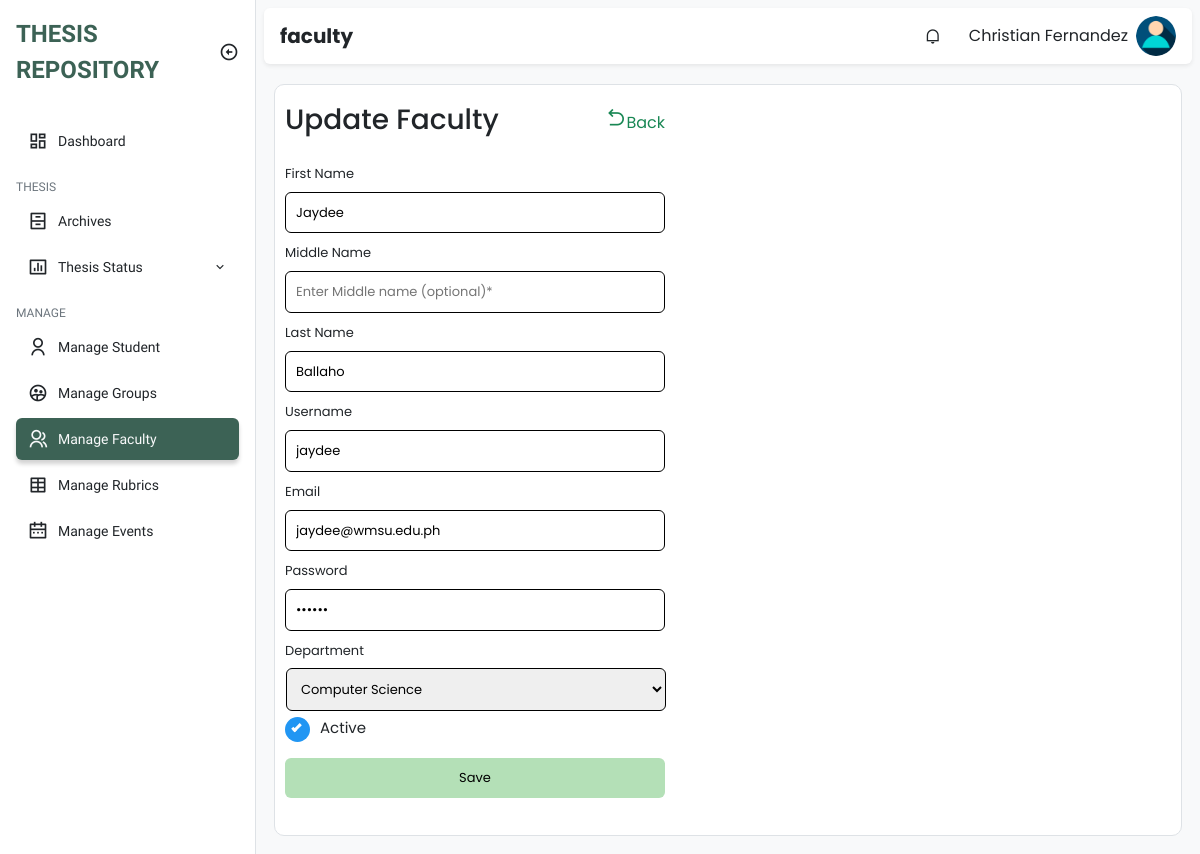
The app's page /admin/edit_faculty.php?id=25 (signed in) with its own data.
### tables this page shows
CREATE TABLE `faculty` (
  `id` int(11) NOT NULL,
  `firstname` varchar(255) NOT NULL,
  `middle_name` varchar(100) NOT NULL,
  `lastname` varchar(255) NOT NULL,
  `email` varchar(100) NOT NULL,
  `username` varchar(255) NOT NULL,
  `password` varchar(100) NOT NULL,
  `department` varchar(100) NOT NULL,
  `type` varchar(100) NOT NULL,
  `created_at` timestamp NOT NULL DEFAULT current_timestamp(),
  `updated_at` timestamp NOT NULL DEFAULT current_timestamp() ON UPDATE current_timestamp()
);

### class/faculty.class.php (called while the page is built, shortened)
<?php
class Faculty{
    protected $db;
    function __construct()
    {
        $this->db = new Database();
    }
    function fetch($record_id){
        $sql = "SELECT * FROM faculty WHERE id = :id;";
        $query=$this->db->connect()->prepare($sql);
        $query->bindParam(':id', $record_id);
        if($query->execute()){
            $data = $query->fetch();
        }
        return $data;
    }
}
?>

### class/database.sample.php (called while the page is built)
<?php
class Database{
    private $host = 'localhost';
    private $username = 'root';
    private $password = '';
    private $database = 'tams';
    protected $connection;
    function connect(){
        try
			{
				$this->connection = new PDO("mysql:host=$this->host;dbname=$this->database",
											$this->username, $this->password);
			}
			catch (PDOException $e)
			{
				echo "Connection error " . $e->getMessage();
			}
        return $this->connection;
    }
}
?>

### admin/edit_faculty.php (the view, shortened to what this page needs)
    <?php
require_once '../class/faculty.class.php';
$faculty = new Faculty();
if(isset($_POST['save'])){
    $faculty->id = $_POST['faculty-id'];
    $faculty->firstname = htmlentities($_POST['firstname']);
    $faculty->middle_name = htmlentities($_POST['middle_name']);
    $faculty->lastname = htmlentities($_POST['lastname']);
    $faculty->username = htmlentities($_POST['username']);
    $faculty->email = htmlentities($_POST['email']);
    $faculty->password = htmlentities($_POST['password']);
    $faculty->department = htmlentities($_POST['department']);
    $faculty->type = $_POST['type'];
    if(isset($_POST)){
        if($faculty->edit_faculty()){
            header('location: manage_faculty.php');
        }
    }
}else{
    if ($faculty->fetch($_GET['id'])){
        $data = $faculty->fetch($_GET['id']);
    }
}
?>
<!DOCTYPE html>
<html lang="en">
<head>
<link
  href="https://cdn.jsdelivr.net/npm/remixicon@2.5.0/fonts/remixicon.css"
  rel="stylesheet"
/>
<link rel="stylesheet" href="../assets/css/bootstrap.min.css" />
<link rel="stylesheet" href="../assets/css/style.css" />
</head>
<body>
<div class="sidebar position-fixed top-0 bottom-0 bg-white border-end">
  <div class="d-flex align-items-center p-3">
    <a
      href="#"
      class="sidebar-logo text-uppercase fw-bold text-decoration-none text-indigo fs-4"
      >Thesis Repository</a
    >
    <i
      class="sidebar-toggle ri-arrow-left-circle-line ms-auto fs-5 d-none d-md-block"
    ></i>
  </div>
  <ul class="sidebar-menu p-3 m-0 mb-0">
    <li class="sidebar-menu-item ">
      <a href="dashboard.php">
        <i class="ri-dashboard-line sidebar-menu-item-icon"></i>
        Dashboard
      </a>
    </li>
    <li class="sidebar-menu-divider mt-3 mb-1 text-uppercase">Thesis</li>
    <li class="sidebar-menu-item">
      <a href="archives.php">
        <i class="ri-archive-drawer-line sidebar-menu-item-icon"></i>
        Archives
      </a>
    </li>
    <li class="sidebar-menu-item has-dropdown">
      <a href="thesis_status.php">
          <i class="ri-bar-chart-box-line sidebar-menu-item-icon"></i>
          Thesis Status
          <i class="ri-arrow-down-s-line sidebar-menu-item-accordion ms-auto"></i>
      </a>
  </li>
    <li class="sidebar-menu-divider mt-3 mb-1 text-uppercase">Manage</li>
    <li class="sidebar-menu-item">
          <a href="manage_students.php">
            <i class="ri-user-line sidebar-menu-item-icon"></i>
            Manage Student
          </a>
        </li>
        <li class="sidebar-menu-item">
          <a href="manage_groups.php">
            <i class="ri-group-2-line sidebar-menu-item-icon"></i>
            Manage Groups
          </a>
        </li>
        <li class="sidebar-menu-item active">
          <a href="manage_faculty.php">
            <i class="ri-group-line sidebar-menu-item-icon"></i>
            Manage Faculty
          </a>
        </li>
        <li class="sidebar-menu-item">
          <a href="manage_rubrics.php">
            <i class="ri-table-2 sidebar-menu-item-icon"></i>
            Manage Rubrics
          </a>
        </li>
        <li class="sidebar-menu-item">
          <a href="manage_schedules.php">
            <i class="ri-calendar-2-line sidebar-menu-item-icon"></i>
            Manage Events
          </a>
        </li>
  </ul>
</div>
<main class="bg-light">
  <div class="p-2">
    <nav class="px-3 py-2 bg-white rounded shadow-sm">
      <h5 class="fw-bold mb-0 me-auto">faculty</h5>
      <div class="dropdown me-3 d-none d-sm-block">
        <div
          class="cursor-pointer dropdown-toggle navbar-link"
          data-bs-toggle="dropdown"
          aria-expanded="false"
        >
          <i class="ri-notification-line"></i>
        </div>
      </div>
      <div class="dropdown">
        <div
          class="d-flex align-items-center cursor-pointer dropdown-toggle"
          data-bs-toggle="dropdown"
          aria-expanded="false"
        >
          <span class="me-2 d-none d-sm-block"><?php echo $_SESSION['fullname'] ?></span>
          <img
            class="navbar-profile-image"
            src="../img/u-icon.png" alt="Image"
          />
        </div>
      </div>
    </nav>
    <div class="py-4">
       <div class="main-content border">
          <div class="form-cont">
                <form class="edit-form" action="edit_faculty.php" method="post">
                  <div class="d-flex justify-content-between pt-2 pb-3">
                      <h3>Update Faculty</h3>
                      <a href="manage_faculty.php"><i class="ri-arrow-go-back-line back pb-2"></i>Back</a>
                  </div>
                  <div class="cont">
                  <label for="firstname">First Name</label>
                  <input class="form-input me-2" type="text" id="firstname" name="firstname" placeholder="Enter First name*" required value="<?php if(isset($_POST['firstname'])) { echo $_POST['firstname']; } else { echo $data['firstname']; } ?>">
                  <label for="middle_name">Middle Name</label>
                  <input class="form-input" type="text" id="middle_name" name="middle_name" placeholder="Enter Middle name (optional)*" value="<?php if(isset($_POST['middle_name'])) { echo $_POST['middle_name']; } else { echo $data['middle_name']; } ?>">
                  </div>
                  <div class="cont">
                  <label for="lastname">Last Name</label>
                  <input class="form-input me-2" type="text" id="lastname" name="lastname" placeholder="Enter Last name*" required value="<?php if(isset($_POST['lastname'])) { echo $_POST['lastname']; } else { echo $data['lastname']; } ?>">
                  <label for="username">Username</label>
                  <input class="form-input" type="text" id="username" name="username" placeholder="Enter Username*" required value="<?php if(isset($_POST['username'])) { echo $_POST['username']; } else { echo $data['username']; } ?>">
                  </div>
                  <div class="cont">
                  <label for="email">Email </label>
                  <input class="form-input me-2" type="email" id="email" name="email" placeholder="Enter Email*" required value="<?php if(isset($_POST['email'])) { echo $_POST['email']; } else { echo $data['email']; } ?>">
                  <label for="password">Password</label>
                  <input class="form-input" type="password" id="password" name="password" placeholder="Enter password" required value="<?php if(isset($_POST['password'])) { echo $_POST['password']; } else { echo $data['password']; } ?>">
                  </div>
                  <div class="cont">
                  <label for="department">Department</label>
                  <select name="department" id="department">
                    <option value="Computer Science" <?php if(isset($_POST['department'])) { if ($_POST['department'] == 'Computer Science') echo ' selected="selected"'; } elseif ($data['department'] == 'Computer Science') echo ' selected="selected"';  ?>>Computer Science</option>
                  </select>
                  </div>
                  <div class="cont">
                    <label class="container-label label-font">Active
                      <span class="checkmark"></span>
                    </label>
                  </div>
                  <div class="pbutton">
                      <input class="save-btn form-input" type="submit" value="Save" name="save">
                  </div>
                </form>
            </div>
          </div>
        </div>
      </div>
</main>
</body>
</html>

### records on screen
faculty: firstname "Jaydee", lastname "Ballaho", username "jaydee", email "jaydee@wmsu.edu.ph", department "Computer Science"

### other values on screen
$_SESSION['fullname'] "Christian Fernandez"
